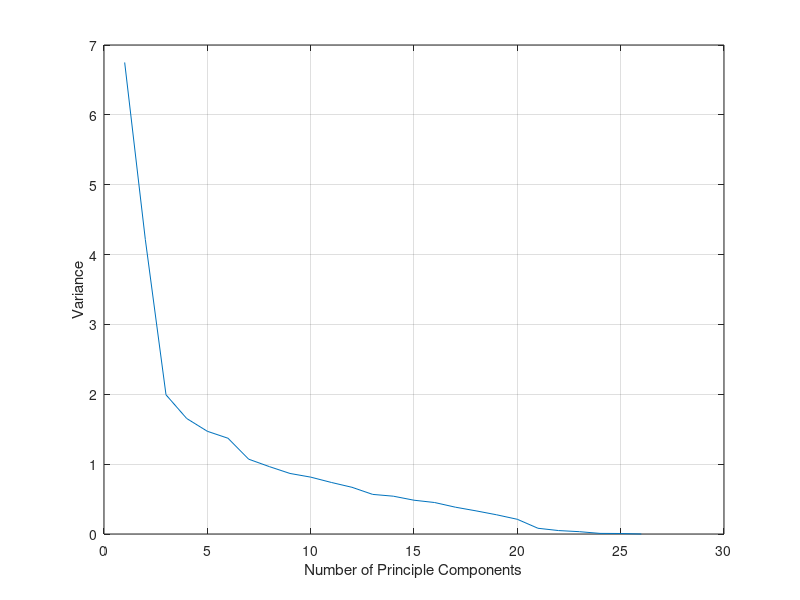
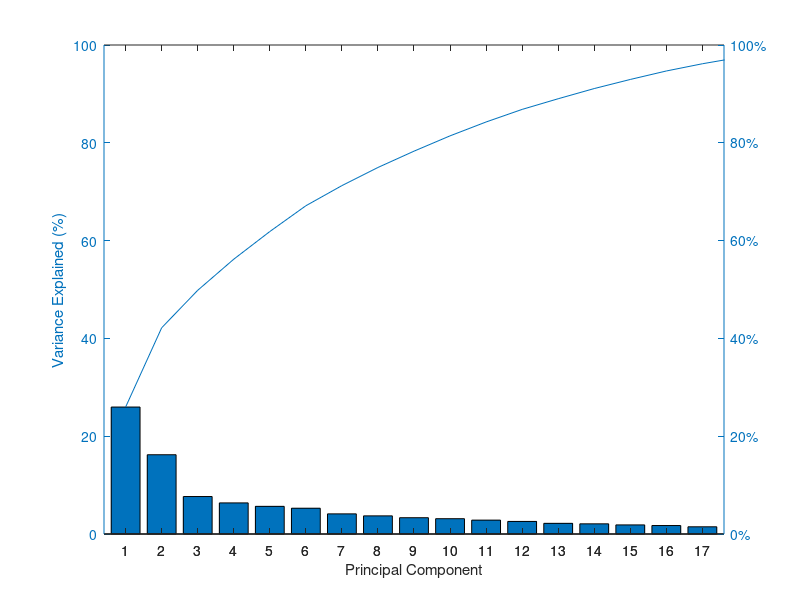
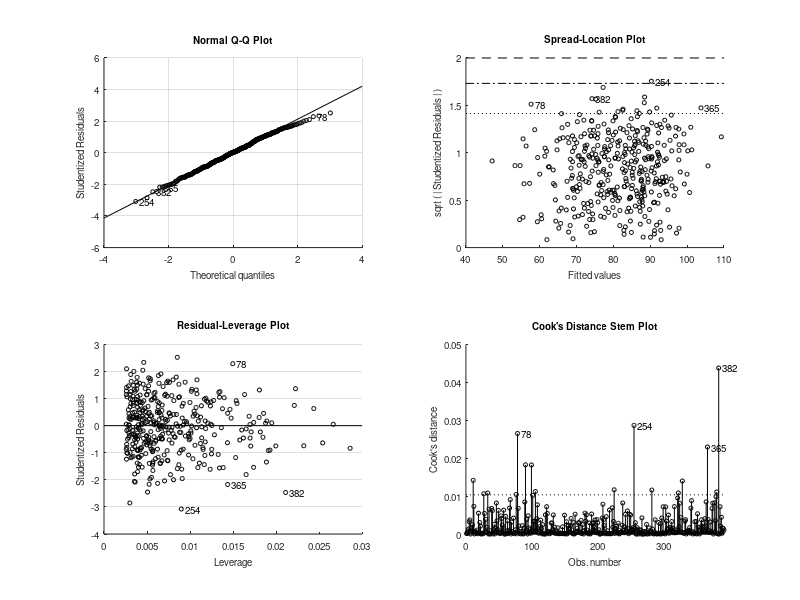

These figures' MATLAB source, in order: (Note: this script raises an error after producing the figures.)
%This script calculates principle components for the feature set in 
% baseballXY.mat

load('baseballXY.mat')
C = corr(trainX, trainX);
trainX_zscore = zscore(trainX,[],1);
testX_zscore = zscore(testX,[],1);
[coeff_pca,score,latent,tsquared, explained] = pca(trainX_zscore);

trainX_cov = cov(trainX_zscore);

[evectors,evalues] = eig(trainX_cov);
e = eig(trainX_cov);


figure
ax1 = axes;
hold(ax1,'on');
plot(ax1,latent);
xlabel(ax1, 'Number of Principle Components');
ylabel(ax1, 'Variance');
box(ax1, 'on');
set(ax1, 'XGrid','on','YGrid','on');

figure()
pareto(explained)
xlabel('Principal Component')
ylabel('Variance Explained (%)')


numComponents = [2,4,6,8,10,12,14,16,18,20,22,24];
errorArray = [0,0,0,0,0,0,0,0,0,0,0,0];


for i=1:12
    trainX_pca = trainX_zscore * coeff_pca(:,1:numComponents(i));
    testX_pca = testX_zscore * coeff_pca(:,1:numComponents(i));
    model_pca = fitlm(trainX_pca, trainY);
    results_pca = predict(model_pca, testX_pca);
    error = testY - results_pca;
    error = power(error,2);
    mse = sum(error)/30;
    rmse = power(mse,0.5);
    errorArray(i) = rmse;
end
fprintf('Figure 1 shows Variance vs PC Number\n');
fprintf('Figure 2 shows Variance Explained vs PC Number\n');
fprintf('Figure 3 shows Error vs PC Number (also in table below)\n');
fprintf('#PC\tRMSE\n');
for i=1:12

    fprintf('%d\t%.2f\n', numComponents(i), errorArray(i));
end

figure
ax1 = axes;
hold(ax1,'on');
plot(numComponents, errorArray);
xlabel(ax1, 'Number of Principle Components');
ylabel(ax1, 'RMSE');
box(ax1, 'on');
set(ax1, 'XGrid','on','YGrid','on');

